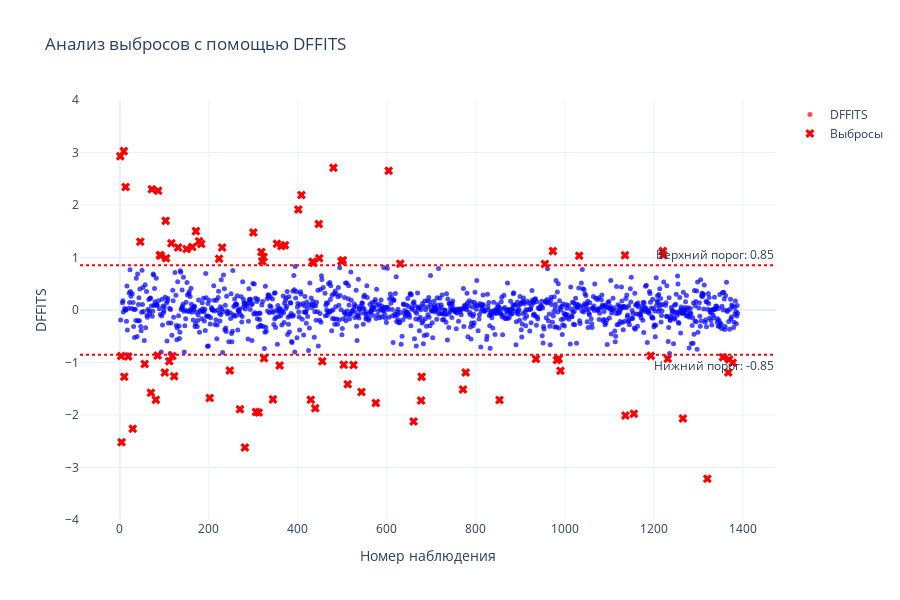

Write notebook code for a chart like this one.
### Code cell
import plotly.graph_objects as go


# Визуализация
fig = go.Figure()

# Точки DFFITS
fig.add_trace(go.Scatter(
    x=np.arange(len(dffits)),
    y=dffits,
    mode='markers',
    name='DFFITS',
    marker=dict(
        color=np.where(np.abs(dffits) > dffits_threshold, 'red', 'blue'),
        size=5,
        opacity=0.7
    ),
    hovertemplate="Наблюдение: %{x}<br>DFFITS: %{y:.3f}<extra></extra>"
))

# Пороговые линии
fig.add_hline(
    y=dffits_threshold,
    line_dash="dot",
    line_color="red",
    annotation_text=f"Верхний порог: {dffits_threshold:.2f}",
    annotation_position="top right"
)

fig.add_hline(
    y=-dffits_threshold,
    line_dash="dot",
    line_color="red",
    annotation_text=f"Нижний порог: {-dffits_threshold:.2f}",
    annotation_position="bottom right"
)

# Выделение выбросов
outliers = np.where(np.abs(dffits) > dffits_threshold)[0]
fig.add_trace(go.Scatter(
    x=outliers,
    y=dffits[outliers],
    mode='markers',
    marker=dict(
        color='red',
        size=8,
        symbol='x'
    ),
    name='Выбросы'
))

# Оформление
fig.update_layout(
    title='Анализ выбросов с помощью DFFITS',
    xaxis_title='Номер наблюдения',
    yaxis_title='DFFITS',
    hovermode='closest',
    showlegend=True,
    template='plotly_white',
    height=600,
    yaxis_range=[-4, 4],
)

fig.show()

### Figure 1 — Plotly figure (JSON) as saved in the notebook; plotly's stock layout.template omitted (floating-point values rounded to 4 significant figures; data arrays with more than 128 entries replaced by an {"elided": "..."} marker saying what was removed)
{"data": [{"hovertemplate": "Наблюдение: %{x}<br>DFFITS: %{y:.3f}<extra></extra>", "marker": {"color": {"elided": "1390 str values"}, "opacity": 0.7, "size": 5}, "mode": "markers", "name": "DFFITS", "type": "scatter", "x": {"elided": "1390 int values"}, "y": {"elided": "1390 float values"}}, {"marker": {"color": "red", "size": 8, "symbol": "x"}, "mode": "markers", "name": "Выбросы", "type": "scatter", "x": [0, 1, 3, 4, 5, 9, 10, 13, 19, 29, 46, 54, 56, 70, 72, 81, 85, 86, 90, 92, 101, 103, 104, 111, 116, 118, 122, 131, 150, 163, 171, 178, 183, 202, 223, 230, 247, 270, 281, 300, 306, 312, 318, 320, 323, 324, 344, 353, 359, 363, 371, 401, 408, 429, 433, 435, 439, 447, 448, 455, 480, 498, 501, 503, 512, 525, 543, 575, 604, 630, 660, 677, 678, 771, 777, 853, 935, 955, 973, 982, 986, 990, 1032, 1135, 1136, 1155, 1193, 1220, 1221, 1231, 1265, 1285, 1320, 1355, 1367, 1369, 1377], "y": [14.05, 2.928, -0.8778, -2.518, 10.17, 3.026, -1.273, 2.344, -0.8868, -2.26, 1.3, 4.382, -1.028, -1.577, 2.302, -1.712, -0.8659, 2.273, 1.043, 1.038, -1.189, 1.698, 0.9874, -0.978, 1.271, -0.8753, -1.263, 1.189, 1.16, 1.199, 1.502, 1.31, 1.258, -1.675, 0.9745, 1.19, -1.154, -1.89, -2.62, 1.476, -1.943, -1.953, 1.106, 0.9271, 1.007, -0.9168, -1.702, 1.262, -1.056, 1.217, 1.234, 1.915, 2.189, -1.71, 0.9201, 0.895, -1.873, 1.638, 0.9872, -0.9774, 2.708, 0.9294, 0.948, -1.041, -1.414, -1.047, -1.56, -1.773, 2.652, 0.8821, -2.123, -1.725, -1.274, -1.513, -1.191, -1.716, -0.9331, 0.8748, 1.122, -0.9517, -0.9309, -1.158, 1.033, 1.041, -2.01, -1.978, -0.8735, 1.121, 1.045, -0.9288, -2.068, -10.19, -3.212, -0.8983, -1.191, -0.9423, -1.006]}], "layout": {"annotations": [{"showarrow": false, "text": "Верхний порог: 0.85", "x": 1, "xanchor": "right", "xref": "x domain", "y": 0.8533, "yanchor": "bottom", "yref": "y"}, {"showarrow": false, "text": "Нижний порог: -0.85", "x": 1, "xanchor": "right", "xref": "x domain", "y": -0.8533, "yanchor": "top", "yref": "y"}], "height": 600, "hovermode": "closest", "shapes": [{"line": {"color": "red", "dash": "dot"}, "type": "line", "x0": 0, "x1": 1, "xref": "x domain", "y0": 0.8533, "y1": 0.8533, "yref": "y"}, {"line": {"color": "red", "dash": "dot"}, "type": "line", "x0": 0, "x1": 1, "xref": "x domain", "y0": -0.8533, "y1": -0.8533, "yref": "y"}], "showlegend": true, "title": {"text": "Анализ выбросов с помощью DFFITS"}, "xaxis": {"title": {"text": "Номер наблюдения"}}, "yaxis": {"range": [-4, 4], "title": {"text": "DFFITS"}}}}
